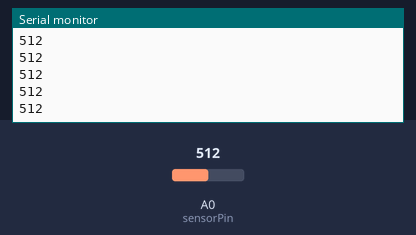
A sketch run on a simulated Arduino Uno, built with avr-gcc and run on an emulated ATmega328P. On the bench: the last lines printed to the serial monitor. The test bench sets the inputs (shaded band); at power-on: A0 (sensorPin) = 512.

Above: at 1.2 s.
1.3 s: A0 (sensorPin) set to 716
At 1.31 s:
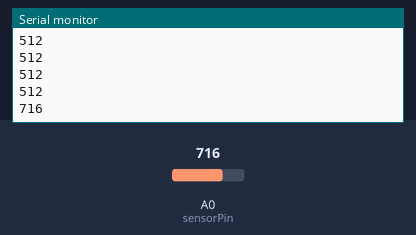
2.8 s: A0 (sensorPin) set to 900
At 2.81 s:
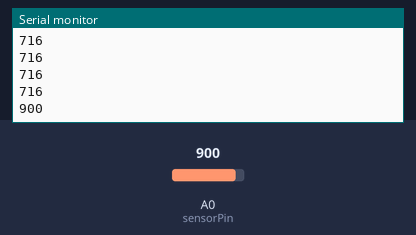
Timing chart, 0 to 5.8 s (numbered marks = the images above; inputs shaded):
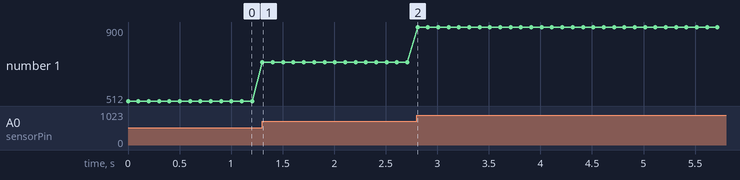

The sketch:

week3-Lab2.ino
```cpp
int sensorPin = A0; // Connect your sensor to analog pin A0
int sensorValue;

void setup() {
  Serial.begin(9600);  // Start serial communication
}

void loop() {
  sensorValue = analogRead(sensorPin);  // Read sensor value
  Serial.println(sensorValue);  // Print the value to the serial monitor
  delay(100);  // Short delay between readings
}
```

Measured:
- after the input at 1.3 s, the serial monitor: prints a new line at once (image 1)
- after the input at 2.8 s, the serial monitor: prints a new line at once (image 2)
- plotted number 1: 512 → 716 after the input at 1.3 s, 716 → 900 after the input at 2.8 s
